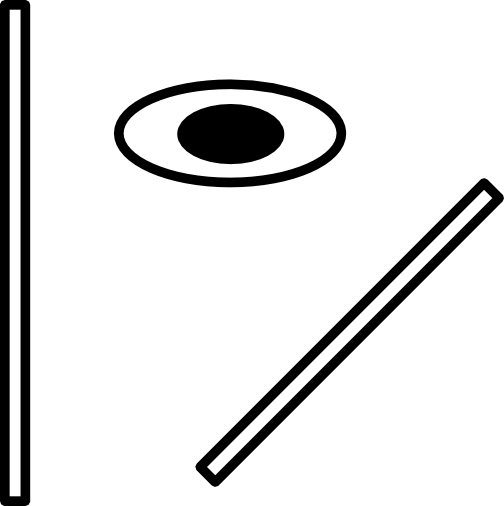
#> input picture tests/notebooks/test.png, 504 x 506 px
$ jupyter execute --allow-errors Test-3.ipynb   (shell and % lines are left out)   (Python 2 division)
#> lines starting #> are read from the running program, lines starting #| are printed output that depends on the picture
[cell 1]
from traits.api import Delegate, HasTraits, Instance, Int, Str

#> (a cell that did not finish here is left out)

#> (a cell that did not finish here is left out)

#> (a cell that did not finish here is left out)

#> (a cell that did not finish here is left out)

#> (a cell that did not finish here is left out)

[cell 7]
from PIL import Image, ImageDraw
import matplotlib.pyplot as plt
import numpy as np


#directory = 'D://Users//D.Rudolf-Lvovsky//Denis//Juelich-2017//Data//PEEM_space_charge//'
#im = Image.open(directory + '003_BiTe_EUV_2-4kV_1500Hz_001.tif')
#
#directory = 'D://Users//D.Rudolf-Lvovsky//Denis//Juelich-2017//Simulations//TraitsMatplotlibWidget//tests//'
im = Image.open('test.png')
#> im is the input picture: PIL image 504x506 RGBA; mean R, G, B, A 225.5, 225.5, 225.5, 47.7


#draw = ImageDraw.Draw(im)
#draw.line((0, 0) + im.size, fill=128)
#draw.line((0, im.size[1], im.size[0], 0), fill=128)
#del draw

width = im.size[0]
#> width = 504
height = im.size[1]
#> height = 506
print width
#| 504
print height
#| 506

image = np.array(im.getdata())[:,0].reshape(height,width)
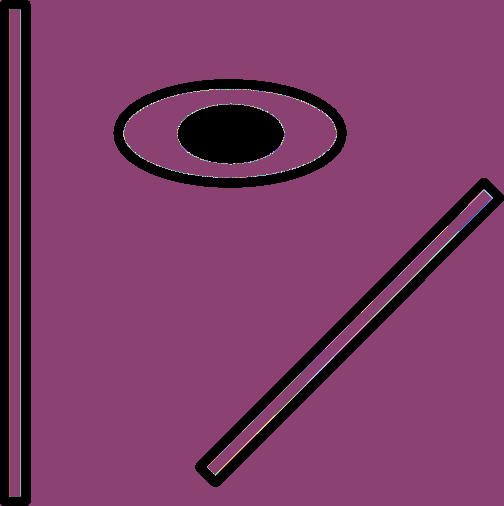
#> image: shape (506, 504) int64; 248 distinct labels, from 0 to 255; one colour per label, 0 black
plt.imshow(image)
#plt.pcolormesh(image)
plt.colorbar()
plt.show()
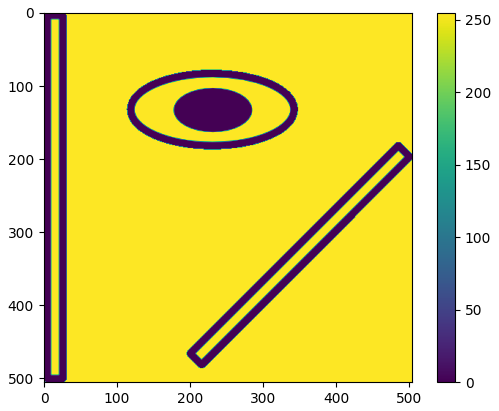
#> figure drawn by matplotlib, 2 panels

[cell 8]
# create the data points for the line
#x1,x2 = 290,410
#y1,y2 =290,300
x1,x2 = 120,500
y1,y2 =400,1
t = np.arange(0,1,1e-3)
x = x1+(x2-x1)*t
y = y1+(y2-y1)*t
#grid_x, grid_y = np.meshgrid(x,y)
#grid_x, grid_y = grid_x.T, grid_y.T

[cell 9]
# data points at which to interpolate
xx = [[i] for i in x]
yy = [[i] for i in y]
x_i = np.concatenate((yy,xx), axis = 1)
x_i.shape

[cell 10]
# calculate the distance vector
def get_dist_vec(points):
    x = []
    for i in range(0,len(points)):
        diff = points[i]-points[0]
        dist = np.sqrt(diff[0]**2 + diff[1]**2)
        x.append(dist)
    return x

[cell 11]
# make points of the image
list_y, list_x =range(1,height+1,1), range(1,width+1,1)
#> list_y = 506 values from 1 to 506; list_x = 504 values from 1 to 504
points = np.array([[i,j] for i in list_y for j in list_x])
points.shape
#> Out = (255024, 2)

[cell 12]
# values at points
values = image.flatten()

[cell 13]
import time
from scipy.interpolate import griddata
start = time.time()
image_interpolated = griddata(points, values, x_i, method='nearest')
#> image_interpolated = 1000 values from 255 to 255
end = time.time()
'The interpolation took {} s.'.format(end-start)

[cell 14]
x_vec = get_dist_vec(x_i)
plt.plot(x_vec,image_interpolated)
plt.show()
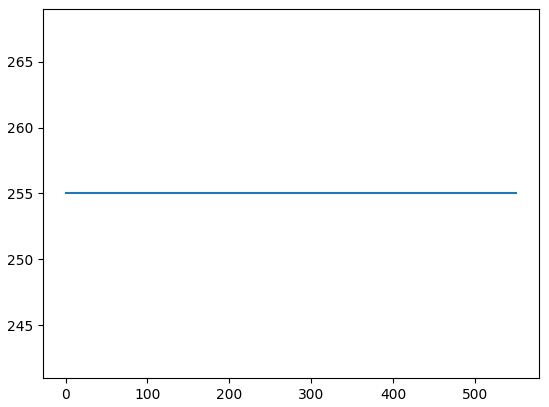
#> figure drawn by matplotlib, 1 panel

[cell 15]
plt.imshow(image)
plt.colorbar()
plt.plot(x,y)
plt.show()

Interpolation with RectBivariateSpline

[cell 16]
import time
from scipy.interpolate import RectBivariateSpline
start = time.time()
f = RectBivariateSpline(list_y,list_x,image)
#> (the rest of this cell did not finish here and is left out)

[cell 17]
length = image_interpolated.shape[0]
#> length = 1000
# get the diagonal
coord = range(0, length, 1)
#> coord = 1000 values from 0 to 999

#> (a cell that did not finish here is left out)

#> (a cell that did not finish here is left out)

Interpolation with interp2d

[cell 20]
from scipy import interpolate
start = time.time()
#> (the rest of this cell did not finish here and is left out)

[cell 21]
len_x = image_interpolated.shape[0]
#> len_x = 1000
#> (the rest of this cell did not finish here and is left out)

#> (a cell that did not finish here is left out)

#> (a cell that did not finish here is left out)

Generate test edge

[cell 24]
import numpy as np
import matplotlib.pyplot as plt

ones = np.ones(100)
slope = np.arange(0,1,0.02)
slope_rev = list(reversed(slope))
y = np.concatenate((0*ones,slope,ones,slope_rev,0*ones))
x = np.arange(0,np.shape(y)[0],1)

[cell 25]
sigma = 7e-2
y_err = np.random.normal(0,sigma,np.shape(y)[0])+y

[cell 26]
plt.plot(x,y_err, 'ob')
plt.show()
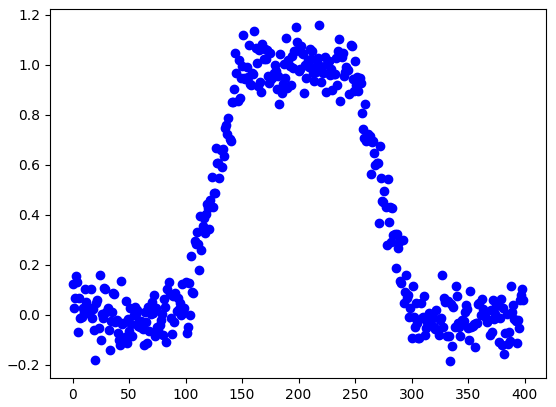
#> figure drawn by matplotlib, 1 panel; curve peaks at x = 218, y = 1.16

[cell 27]
# divide the data
length = len(x)
x_mid = int((x[length-1]+x[0])/2.0)
mid_index = list(x).index(x_mid)
print mid_index

[cell 28]
y_err_left = y_err[0:mid_index-1]
x_left = x[0:mid_index-1]
y_err_right = y_err[mid_index:length-1]
x_right = y_err[mid_index:length-1]

[cell 29]
# interpolate
from scipy import interpolate
f = interpolate.interp1d(y_err_left[99:150], x_left[99:150],kind='linear')
y_new = np.arange(0.1, 0.9, 1e-3)
plt.plot(f(y_new), y_new, linewidth = 5 )
plt.plot(x_left, y_err_left, 'or')
print f(0.5)
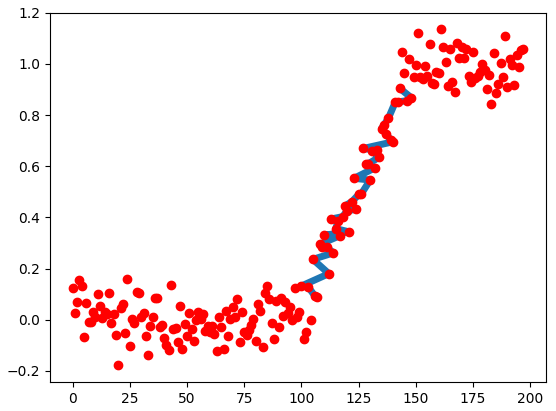
#> figure drawn by matplotlib, 1 panel; curve peaks at x = 161, y = 1.14

[cell 30]
# [6 lines of commented-out code are left out]

y_err_deriv = np.gradient(y_err, 1)
plt.plot(x,y_err_deriv, 'or')
#plt.plot(x, y_err, 'ob')
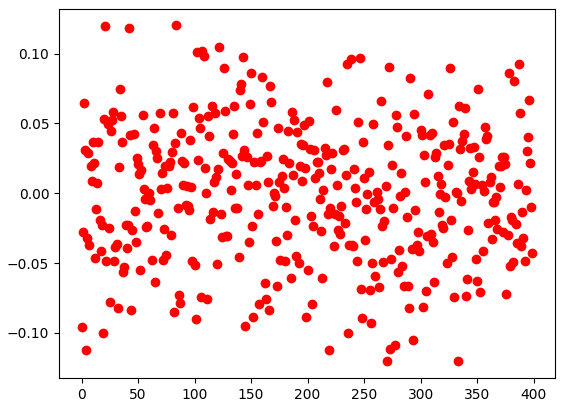
#> figure drawn by matplotlib, 1 panel; curve peaks at x = 84, y = 0.12

[cell 31]
plt.hist(y_err)
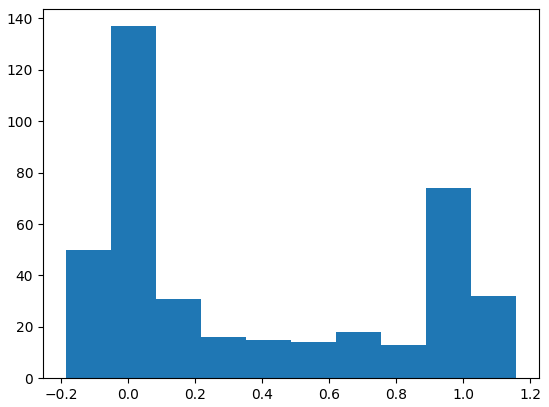
#> figure drawn by matplotlib, 1 panel; tallest bar 137 high, from x = -0.0517 to 0.0827

Find cluster with KMeans

[cell 32]
from sklearn.cluster import KMeans

data = y_err.reshape(-1,1)
kmeans = KMeans(n_clusters = 2).fit(data)
labels = kmeans.labels_
print labels
print kmeans.cluster_centers_

[cell 33]
# label cluster in the same way
if labels[0]==1:
    labels =[0 if elem ==1 else 1 for elem in labels]

[cell 34]
cluster1_x, cluster1_y = [],[]
cluster2_x, cluster2_y = [],[]

for index, item in enumerate(labels):
    if item ==0:
        cluster1_x.append(x[index])
        cluster1_y.append(y_err[index])

    if item ==1:
        cluster2_x.append(x[index])
        cluster2_y.append(y_err[index])

[cell 35]
plt.plot(cluster1_x, cluster1_y, 'ob')
plt.plot(cluster2_x, cluster2_y, 'or')
plt.show()
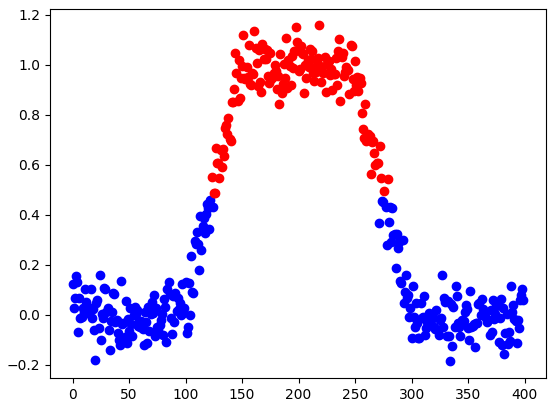
#> figure drawn by matplotlib, 1 panel; curve peaks at x = 122, y = 0.461; curve peaks at x = 218, y = 1.16

Removing data outliers

[cell 36]
def norm(data):
    data = np.array(data)
    print 'mean: {0}, std {1}'.format(data.mean(), data.std())
    return (data-data.mean())/data.std()

[cell 37]
# remove outlier
def get_outlier_index(cluster):
    ''' :param cluster: cluster values (y values)
        :return: index list of outliers
    '''
    index_list = []
    cluster_norm = norm(cluster)
    for index, item in enumerate(cluster_norm):
        # item in std
        if abs(item) > 1.5:
            index_list.append(index)
    return index_list

[cell 38]
def remove_outliers(cluster, index_list):
    '''
    :param cluster: list of x, list of y values
    :param index_list: indices of values to delete
    :return: cluster without outliers
    '''
    cluster_out = []
    for data in cluster:
        data_out = np.delete(data, index_list)
        cluster_out.append(data_out)
    return cluster_out

[cell 39]
index_list_c1 = get_outlier_index(cluster1_y)
index_list_c2 = get_outlier_index(cluster2_y)

[cell 40]
index_list_c1 = get_outlier_index(cluster1_y)
index_list_c2 = get_outlier_index(cluster2_y)
cluster1 = [cluster1_x, cluster1_y]
cluster1_clean = remove_outliers(cluster1, index_list_c1)
cluster2 = [cluster2_x, cluster2_y]
cluster2_clean = remove_outliers(cluster2, index_list_c2)

[cell 41]
plt.plot(cluster1_clean[0], cluster1_clean[1], 'ob')
plt.plot(cluster2_clean[0], cluster2_clean[1], 'or')
plt.show()
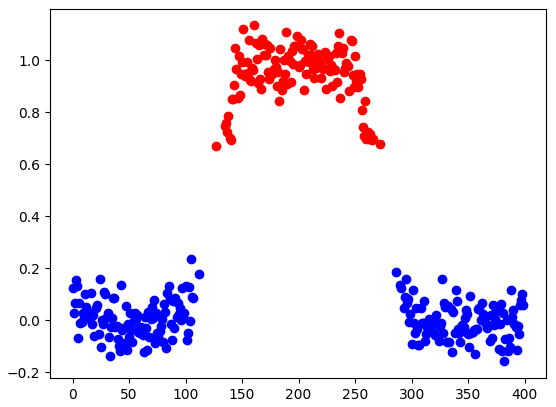
#> figure drawn by matplotlib, 1 panel; curve peaks at x = 105, y = 0.236; curve peaks at x = 161, y = 1.14

[cell 42]
y_1 = cluster1_clean[1].mean()
y_2 = cluster2_clean[1].mean()
y_HW = np.abs(y_1-y_2)/2.0
y_HW

[cell 43]
# concatenate arrays
x = np.concatenate((np.array(cluster1_x)[index_list_c1],np.array(cluster2_x)[index_list_c2]))
y = np.concatenate((np.array(cluster1_y)[index_list_c1],np.array(cluster2_y)[index_list_c2]))
plt.plot(x,y, 'or')
plt.show()
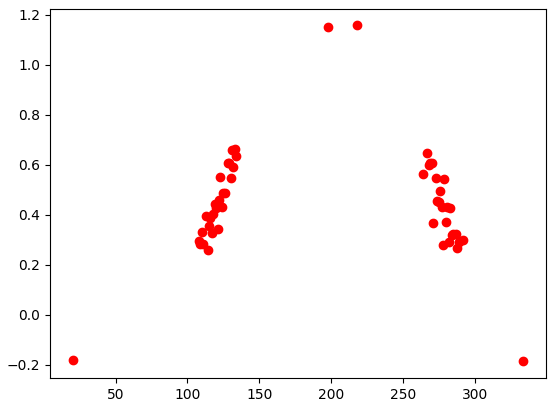
#> figure drawn by matplotlib, 1 panel
